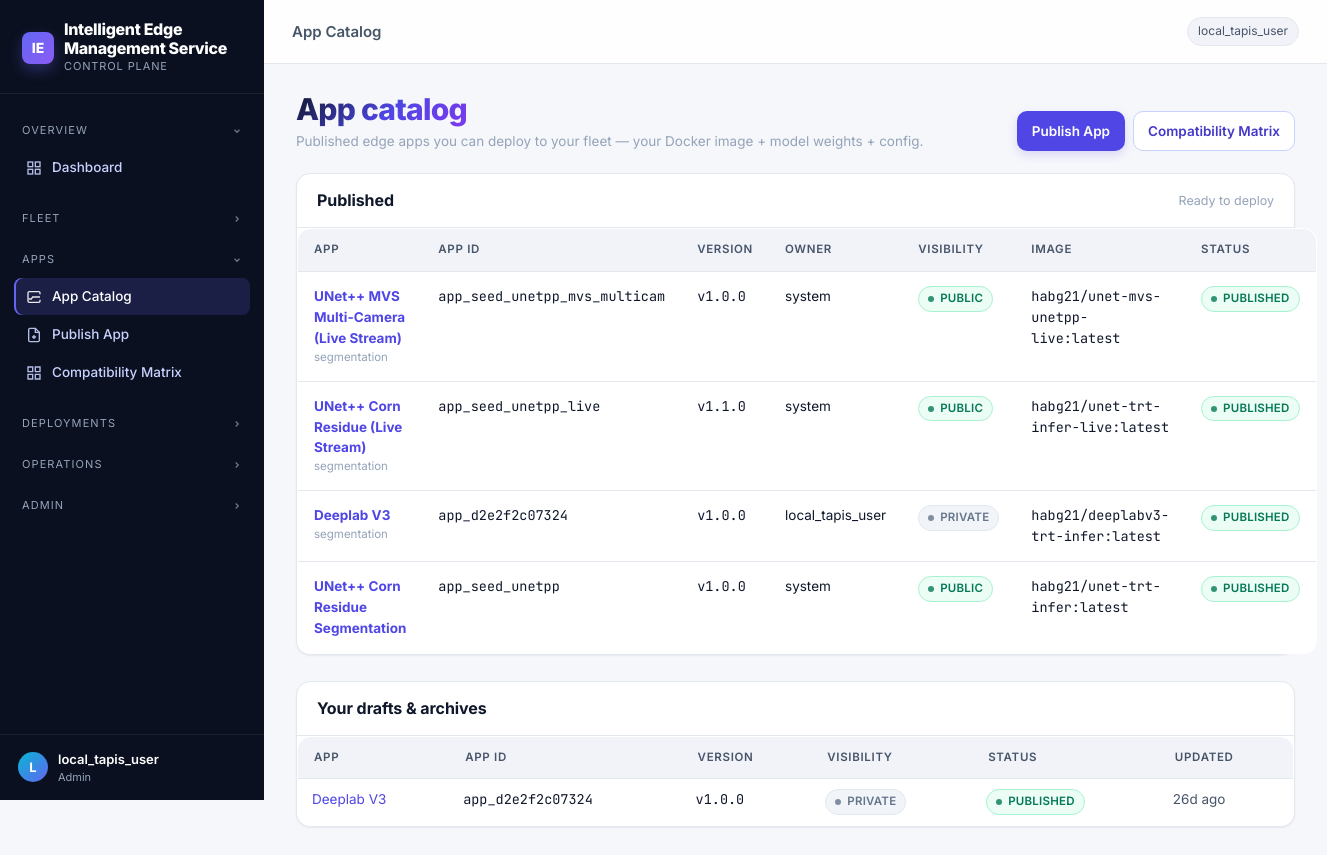
The app's page /apps with its own data.
### tables this page shows
CREATE TABLE users (
    tapis_username  TEXT PRIMARY KEY,
    display_name    TEXT,
    email           TEXT,
    role            TEXT NOT NULL DEFAULT 'operator',  -- operator | researcher | admin
    status          TEXT NOT NULL DEFAULT 'active',
    created_at      TEXT NOT NULL,
    updated_at      TEXT NOT NULL
);

CREATE TABLE container_specs (
    spec_uid                 TEXT PRIMARY KEY,
    model_card_uid           TEXT NOT NULL UNIQUE,
    image_registry           TEXT,                    -- optional, defaults to docker.io
    image_repository         TEXT NOT NULL,
    image_tag                TEXT NOT NULL DEFAULT 'latest',
    image_digest             TEXT,
    container_name           TEXT NOT NULL,
    pull_policy              TEXT NOT NULL DEFAULT 'if_not_present',  -- always | if_not_present | never
    remove_after_exit        INTEGER NOT NULL DEFAULT 0,
    restart_policy           TEXT DEFAULT 'no',
    entrypoint_json          TEXT,                    -- JSON array
    command_json             TEXT,                    -- JSON array (CMD override)
    working_dir              TEXT,
    model_env_var            TEXT,                    -- name of env var receiving the model path
    network_mode             TEXT,                    -- host | bridge | none | custom
    gpus                     TEXT,                    -- "all" | "device=..." | NULL
    runtime                  TEXT,                    -- "nvidia"
    privileged               INTEGER NOT NULL DEFAULT 0,
    ipc_mode                 TEXT,                    -- host | shareable | container:<id>
    shm_size                 TEXT,                    -- e.g. "1g"
    created_at               TEXT NOT NULL,
    updated_at               TEXT NOT NULL,
    FOREIGN KEY (model_card_uid) REFERENCES model_cards(model_card_uid) ON DELETE CASCADE
);

CREATE TABLE model_cards (
    model_card_uid           TEXT PRIMARY KEY,
    owner_tapis_username     TEXT NOT NULL,
    slug                     TEXT NOT NULL,
    display_name             TEXT NOT NULL,
    version                  TEXT NOT NULL,
    task_type                TEXT,                  -- e.g. "segmentation"
    framework                TEXT,                  -- e.g. "tensorrt"
    description              TEXT,
    license                  TEXT,
    homepage_url             TEXT,
    paper_url                TEXT,
    tags_json                TEXT,                  -- JSON array of strings
    status                   TEXT NOT NULL DEFAULT 'DRAFT',
        -- DRAFT | PUBLISHED | DEPRECATED
    published_at             TEXT,
    created_at               TEXT NOT NULL,
    updated_at               TEXT NOT NULL, patra_model_card_uuid TEXT, raw_docker_command    TEXT, app_id TEXT, visibility TEXT NOT NULL DEFAULT 'private',
    UNIQUE(owner_tapis_username, slug, version),
    FOREIGN KEY (owner_tapis_username) REFERENCES users(tapis_username)
);

### app/routes/web/models.py (the view)
@router.get("/apps", response_class=HTMLResponse, name="apps_list")
def list_apps(request: Request):
    owner = current_username(request)
    return templates.TemplateResponse(
        "models/list.html",
        {
            "request": request,
            "user": owner,
            "active_nav": "apps",
            "published": model_service.list_published(owner),
            "mine": model_service.list_for_owner(owner),
        },
    )

### app/templates/models/list.html (shortened to what this page needs)
{% extends "_layout/base.html" %}
{% block topbar_title %}App Catalog{% endblock %}
{% block content %}
<div class="page-header">
  <div>
    <div class="page-header__title"><h1 class="title-gradient">App catalog</h1></div>
    <div class="page-header__subtitle">Published edge apps you can deploy to your fleet — your Docker image + model weights + config.</div>
  </div>
  <div class="page-header__actions">
    <a class="btn" href="/apps/new">Publish App</a>
    <a class="btn btn--outline" href="/apps/compatibility">Compatibility Matrix</a>
  </div>
</div>
<section class="card">
  <header class="card__head"><h2>Published</h2><span class="muted small">Ready to deploy</span></header>
  <div class="card__body" style="padding:0">
    <table class="table">
      <thead><tr><th>App</th><th>App ID</th><th>Version</th><th>Owner</th><th>Visibility</th><th>Image</th><th>Status</th></tr></thead>
      <tbody>
        {% for m in published %}
          <tr>
            <td>
              <a href="/apps/{{ m.model_card_uid }}"><b>{{ m.display_name }}</b></a>
              {% if m.task_type %}<div class="tiny text-mute">{{ m.task_type }}</div>{% endif %}
            </td>
            <td class="small mono">
              {% if m.app_id %}
                <span class="copy-link" data-copy="{{ m.app_id }}" title="{{ m.app_id }}">{{ m.app_id }}</span>
              {% else %}
                <span class="text-mute">—</span>
              {% endif %}
            </td>
            <td class="small mono">v{{ m.version }}</td>
            <td class="small">{{ m.owner_tapis_username }}</td>
            <td><span class="badge {% if m.visibility == 'public' %}badge--green{% else %}badge--grey{% endif %}">{{ (m.visibility or 'private') | upper }}</span></td>
            <td class="small mono">{{ m.image_repository }}:{{ m.image_tag }}</td>
            <td><span class="badge {{ badge_class(m.status) }}">{{ m.status }}</span></td>
          </tr>
        {% else %}
          <tr><td colspan="7"><div class="empty"><h3>No published apps</h3><p>Publish an app to deploy it to devices.</p><a class="btn" href="/apps/new">Publish App</a></div></td></tr>
        {% endfor %}
      </tbody>
    </table>
  </div>
</section>
<section class="section card">
  <header class="card__head"><h2>Your drafts &amp; archives</h2></header>
  <div class="card__body" style="padding:0">
    <table class="table table--compact">
      <thead><tr><th>App</th><th>App ID</th><th>Version</th><th>Visibility</th><th>Status</th><th>Updated</th></tr></thead>
      <tbody>
        {% for m in mine %}
          <tr>
            <td><a href="/apps/{{ m.model_card_uid }}">{{ m.display_name }}</a></td>
            <td class="small mono">{{ m.app_id or '—' }}</td>
            <td class="small mono">v{{ m.version }}</td>
            <td><span class="badge {% if m.visibility == 'public' %}badge--green{% else %}badge--grey{% endif %}">{{ (m.visibility or 'private') | upper }}</span></td>
            <td><span class="badge {{ badge_class(m.status) }}">{{ m.status }}</span></td>
            <td class="small text-soft">{{ m.updated_at | relative }}</td>
          </tr>
        {% else %}
          <tr><td colspan="6"><span class="text-mute small">You haven't published any apps yet.</span></td></tr>
        {% endfor %}
      </tbody>
    </table>
  </div>
</section>
{% endblock %}

### app/templates/_layout/sidebar.html (shortened to what this page needs)
<aside class="sidebar">
  <div class="sidebar__brand">
    <div class="sidebar__brand-logo">IE</div>
    <div>
      <div class="sidebar__brand-title">Intelligent Edge Management Service</div>
      <div class="sidebar__brand-sub">Control Plane</div>
    </div>
  </div>
  <nav class="sidebar__nav">
    <div class="nav-group is-open" data-group="overview" data-default-open="true">
      <div class="nav-group__header">
        <span>Overview</span>
        <svg class="nav-group__chevron" width="10" height="10" viewBox="0 0 24 24" fill="none" stroke="currentColor" stroke-width="3"><path d="M9 6l6 6-6 6"/></svg>
      </div>
      <div class="nav-group__items">
        <a class="nav-link {% if active_nav == 'dashboard' %}is-active{% endif %}" href="/">
          <svg class="nav-link__icon" viewBox="0 0 24 24" fill="none" stroke="currentColor" stroke-width="2"><rect x="3" y="3" width="7" height="7"/><rect x="14" y="3" width="7" height="7"/><rect x="14" y="14" width="7" height="7"/><rect x="3" y="14" width="7" height="7"/></svg>
          Dashboard
        </a>
      </div>
    </div>
    <div class="nav-group" data-group="fleet">
      <div class="nav-group__header">
        <span>Fleet</span>
        <svg class="nav-group__chevron" width="10" height="10" viewBox="0 0 24 24" fill="none" stroke="currentColor" stroke-width="3"><path d="M9 6l6 6-6 6"/></svg>
      </div>
    </div>
    <div class="nav-group" data-group="apps">
      <div class="nav-group__header">
        <span>Apps</span>
        <svg class="nav-group__chevron" width="10" height="10" viewBox="0 0 24 24" fill="none" stroke="currentColor" stroke-width="3"><path d="M9 6l6 6-6 6"/></svg>
      </div>
      <div class="nav-group__items">
        <a class="nav-link {% if active_nav == 'apps' %}is-active{% endif %}" href="/apps">
          <svg class="nav-link__icon" viewBox="0 0 24 24" fill="none" stroke="currentColor" stroke-width="2"><path d="M21 8V6a2 2 0 0 0-2-2H5a2 2 0 0 0-2 2v12a2 2 0 0 0 2 2h14a2 2 0 0 0 2-2v-2"/><path d="M21 12H10l-2 3H4"/></svg>
          App Catalog
        </a>
        <a class="nav-link {% if active_nav == 'apps_new' %}is-active{% endif %}" href="/apps/new">
          <svg class="nav-link__icon" viewBox="0 0 24 24" fill="none" stroke="currentColor" stroke-width="2"><path d="M14 2H6a2 2 0 0 0-2 2v16a2 2 0 0 0 2 2h12a2 2 0 0 0 2-2V8z"/><path d="M14 2v6h6M12 18v-6M9 15h6"/></svg>
          Publish App
        </a>
        <a class="nav-link {% if active_nav == 'apps_compat' %}is-active{% endif %}" href="/apps/compatibility">
          <svg class="nav-link__icon" viewBox="0 0 24 24" fill="none" stroke="currentColor" stroke-width="2"><path d="M3 3h7v7H3zM14 3h7v7h-7zM3 14h7v7H3zM14 14h7v7h-7z"/></svg>
          Compatibility Matrix
        </a>
      </div>
    </div>
    <div class="nav-group" data-group="deployments">
      <div class="nav-group__header">
        <span>Deployments</span>
        <svg class="nav-group__chevron" width="10" height="10" viewBox="0 0 24 24" fill="none" stroke="currentColor" stroke-width="3"><path d="M9 6l6 6-6 6"/></svg>
      </div>
    </div>
    <div class="nav-group" data-group="ops">
      <div class="nav-group__header">
        <span>Operations</span>
        <svg class="nav-group__chevron" width="10" height="10" viewBox="0 0 24 24" fill="none" stroke="currentColor" stroke-width="3"><path d="M9 6l6 6-6 6"/></svg>
      </div>
    </div>
    {% if request.state.is_admin %}
    <div class="nav-group" data-group="admin">
      <div class="nav-group__header">
        <span>Admin</span>
        <svg class="nav-group__chevron" width="10" height="10" viewBox="0 0 24 24" fill="none" stroke="currentColor" stroke-width="3"><path d="M9 6l6 6-6 6"/></svg>
      </div>
    </div>
    {% endif %}
  </nav>
  <div class="sidebar__footer">
    <div class="sidebar__avatar">{{ (user or 'u')[0]|upper }}</div>
    <div class="sidebar__user">
      <div class="sidebar__user-name">{{ user or 'guest' }}</div>
      <div class="sidebar__user-role">{{ request.state.user_role }}</div>
    </div>
  </div>
</aside>

### records on screen
users: state.user_role "Admin"
container_specs: display_name "UNet++ MVS Multi-Camera (Live Stream)", task_type "segmentation", app_id "app_seed_unetpp_mvs_multicam", version "1.0.0", owner_tapis_username "system", image_repository "habg21/unet-mvs-unetpp-live", image_tag "latest", status "PUBLISHED"
model_cards: visibility "PUBLIC"
container_specs: display_name "UNet++ Corn Residue (Live Stream)", task_type "segmentation", app_id "app_seed_unetpp_live", version "1.1.0", owner_tapis_username "system", image_repository "habg21/unet-trt-infer-live", image_tag "latest", status "PUBLISHED"
model_cards: visibility "PUBLIC"
container_specs: display_name "Deeplab V3", task_type "segmentation", app_id "app_d2e2f2c07324", version "1.0.0", owner_tapis_username "local_tapis_user", image_repository "habg21/deeplabv3-trt-infer", image_tag "latest", status "PUBLISHED"
model_cards: visibility "PRIVATE", display_name "Deeplab V3", app "app_d2e2f2c07324", version "1.0.0", status "PUBLISHED", updated_at|relative "26d ago"
container_specs: display_name "UNet++ Corn Residue Segmentation", app_id "app_seed_unetpp", version "1.0.0", owner_tapis_username "system", image_repository "habg21/unet-trt-infer", image_tag "latest", status "PUBLISHED"
model_cards: visibility "PUBLIC"

### other values on screen
{{ (user or 'u')[0]|upper }} "L"
{{ user or 'guest' }} "local_tapis_user"
